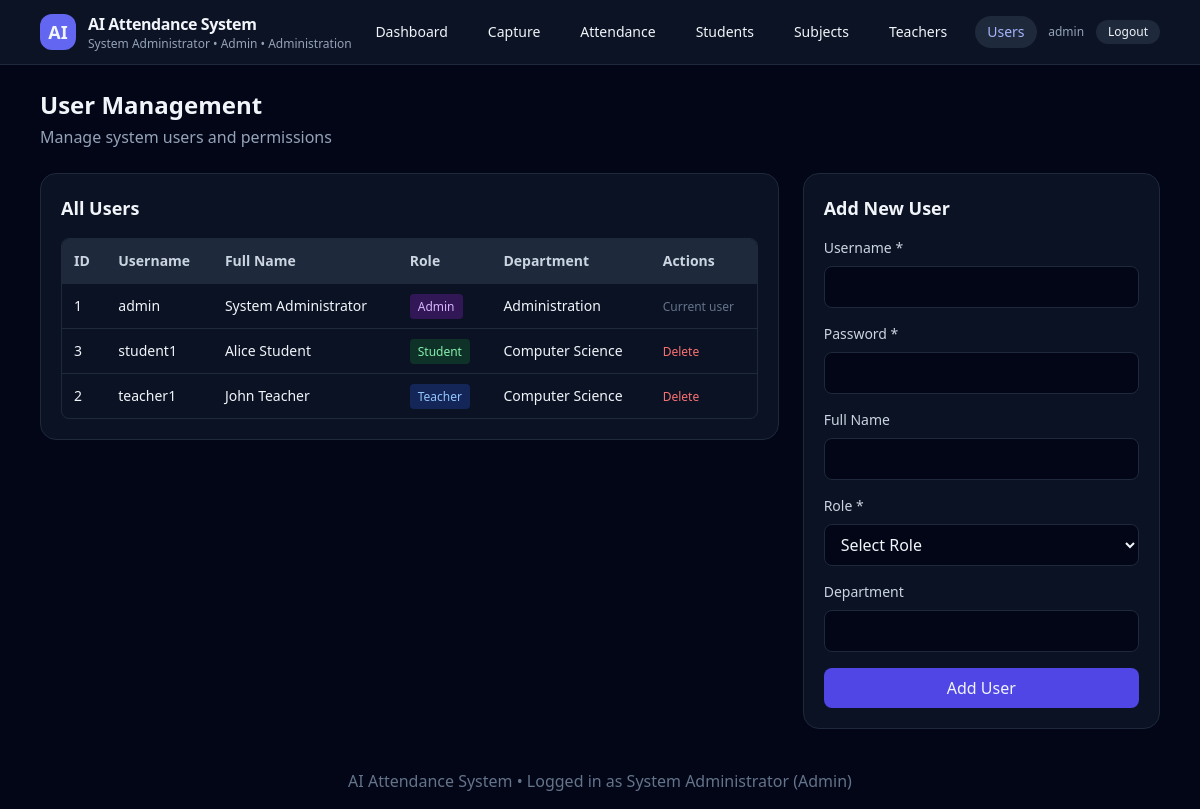
The app's page /users (signed in) with its own data.
### tables this page shows
CREATE TABLE users (
    id INTEGER PRIMARY KEY AUTOINCREMENT,
    username TEXT UNIQUE NOT NULL,
    password_hash TEXT NOT NULL,
    role TEXT CHECK(role IN ('admin','teacher','student')) NOT NULL,
    department TEXT,
    full_name TEXT,
    email TEXT,
    created_at TIMESTAMP DEFAULT CURRENT_TIMESTAMP
);

### app.py (the view)
@app.route("/users")
@login_required
@role_required('admin')
def users_page():
    conn = get_db()
    users = conn.execute("SELECT * FROM users ORDER BY role, username").fetchall()
    conn.close()
    return render_template("users.html", users=users)

### app.py (called while the page is built)
def get_db():
    conn = sqlite3.connect('attendance.db')
    conn.row_factory = sqlite3.Row
    return conn

def login_required(f):
    @wraps(f)
    def decorated_function(*args, **kwargs):
        if 'user_id' not in session:
            flash('Please log in to access this page', 'error')
            return redirect(url_for('login'))
        return f(*args, **kwargs)
    return decorated_function

def role_required(*roles):
    def decorator(f):
        @wraps(f)
        def decorated_function(*args, **kwargs):
            if 'user_role' not in session:
                flash('Please log in first', 'error')
                return redirect(url_for('login'))
            if session['user_role'] not in roles:
                flash('You do not have permission to access this page', 'error')
                return redirect(url_for('index'))
            return f(*args, **kwargs)
        return decorated_function
    return decorator

### Templates/users.html (shortened to what this page needs)
{% extends "base.html" %}
{% set active_page = 'users' %}
{% block content %}
<div class="flex items-center justify-between mb-6">
    <div>
        <h1 class="text-2xl font-bold">User Management</h1>
        <p class="text-slate-400 mt-1">Manage system users and permissions</p>
    </div>
</div>
<div class="grid gap-6 md:grid-cols-3">
    <div class="md:col-span-2">
        <div class="rounded-2xl border border-slate-800 bg-slate-900/70 p-5">
            <h2 class="text-lg font-semibold mb-4">All Users</h2>
            {% if users %}
            <div class="overflow-auto rounded-lg border border-slate-800">
                <table class="w-full text-sm">
                    <thead class="bg-slate-800 text-slate-300">
                        <tr>
                            <th class="p-3 text-left">ID</th>
                            <th class="p-3 text-left">Username</th>
                            <th class="p-3 text-left">Full Name</th>
                            <th class="p-3 text-left">Role</th>
                            <th class="p-3 text-left">Department</th>
                            <th class="p-3 text-left">Actions</th>
                        </tr>
                    </thead>
                    <tbody>
                        {% for user in users %}
                        <tr class="border-t border-slate-800 hover:bg-slate-800/50">
                            <td class="p-3">{{ user.id }}</td>
                            <td class="p-3 font-medium">{{ user.username }}</td>
                            <td class="p-3">{{ user.full_name or '—' }}</td>
                            <td class="p-3">
                                <span class="px-2 py-1 rounded text-xs
                                    {% if user.role == 'admin' %}bg-purple-900/50 text-purple-300
                                    {% elif user.role == 'teacher' %}bg-blue-900/50 text-blue-300
                                    {% else %}bg-green-900/50 text-green-300{% endif %}">
                                    {{ user.role|title }}
                                </span>
                            </td>
                            <td class="p-3">{{ user.department or '—' }}</td>
                            <td class="p-3">
                                {% if user.id != session.user_id %}
                                <form action="{{ url_for('delete_user', user_id=user.id) }}" method="POST"
                                      onsubmit="return confirm('Delete user {{ user.username }}?');" class="inline">
                                    <button type="submit" class="text-red-400 hover:text-red-300 text-xs">Delete</button>
                                </form>
                                {% else %}
                                <span class="text-xs text-slate-500">Current user</span>
                                {% endif %}
                            </td>
                        </tr>
                        {% endfor %}
                    </tbody>
                </table>
            </div>
            {% else %}
            <div class="text-center py-8 text-slate-500">
                No users found in the system.
            </div>
            {% endif %}
        </div>
    </div>
    <div>
        <div class="rounded-2xl border border-slate-800 bg-slate-900/70 p-5">
            <h2 class="text-lg font-semibold mb-4">Add New User</h2>
            <form method="POST" action="{{ url_for('add_user') }}" class="space-y-4">
                <div>
                    <label class="block text-sm text-slate-300 mb-2">Username *</label>
                    <input type="text" name="username" required
                           class="w-full px-3 py-2 bg-slate-950 border border-slate-800 rounded-lg focus:outline-none focus:border-indigo-500">
                </div>
                <div>
                    <label class="block text-sm text-slate-300 mb-2">Password *</label>
                    <input type="password" name="password" required
                           class="w-full px-3 py-2 bg-slate-950 border border-slate-800 rounded-lg focus:outline-none focus:border-indigo-500">
                </div>
                <div>
                    <label class="block text-sm text-slate-300 mb-2">Full Name</label>
                    <input type="text" name="full_name"
                           class="w-full px-3 py-2 bg-slate-950 border border-slate-800 rounded-lg focus:outline-none focus:border-indigo-500">
                </div>
                <div>
                    <label class="block text-sm text-slate-300 mb-2">Role *</label>
                    <select name="role" required class="w-full px-3 py-2 bg-slate-950 border border-slate-800 rounded-lg focus:outline-none focus:border-indigo-500">
                        <option value="">Select Role</option>
                    </select>
                </div>
                <div>
                    <label class="block text-sm text-slate-300 mb-2">Department</label>
                    <input type="text" name="department"
                           class="w-full px-3 py-2 bg-slate-950 border border-slate-800 rounded-lg focus:outline-none focus:border-indigo-500">
                </div>
                <button type="submit" class="w-full py-2 bg-indigo-600 hover:bg-indigo-700 rounded-lg font-medium">
                    Add User
                </button>
            </form>
        </div>
    </div>
</div>
{% endblock %}

### Templates/base.html (shortened to what this page needs)
<!DOCTYPE html>
<html lang="en">
<head>
    <script src="https://cdn.tailwindcss.com"></script>
</head>
<body class="bg-slate-950 text-slate-100 min-h-screen">
    {% if session.user_id %}
    <header class="border-b border-slate-800 bg-slate-900/80 backdrop-blur sticky top-0 z-30">
        <div class="max-w-6xl mx-auto px-4 py-3 flex items-center justify-between">
            <a href="{{ url_for('index') }}" class="flex items-center gap-3">
                <div class="h-9 w-9 rounded-xl bg-indigo-500 flex items-center justify-center text-lg font-bold">AI</div>
                <div>
                    <p class="font-semibold tracking-tight">AI Attendance System</p>
                    <p class="text-xs text-slate-400">
                        {{ session.full_name }} • {{ session.user_role|title }}
                        {% if session.department %} • {{ session.department }}{% endif %}
                    </p>
                </div>
            </a>
            <nav class="hidden sm:flex gap-4 text-sm">
                <a href="{{ url_for('index') }}" class="px-3 py-1.5 rounded-full hover:bg-slate-800 {% if active_page=='dashboard' %}bg-slate-800 text-indigo-300{% endif %}">Dashboard</a>
                {% if session.user_role in ['admin', 'teacher'] %}
                <a href="{{ url_for('capture_page') }}" class="px-3 py-1.5 rounded-full hover:bg-slate-800 {% if active_page=='capture' %}bg-slate-800 text-indigo-300{% endif %}">Capture</a>
                {% endif %}
                <a href="{{ url_for('attendance') }}" class="px-3 py-1.5 rounded-full hover:bg-slate-800 {% if active_page=='attendance' %}bg-slate-800 text-indigo-300{% endif %}">
                    {% if session.user_role == 'student' %}My Attendance{% else %}Attendance{% endif %}
                </a>
                {% if session.user_role == 'admin' %}
                <a href="{{ url_for('students') }}" class="px-3 py-1.5 rounded-full hover:bg-slate-800 {% if active_page=='students' %}bg-slate-800 text-indigo-300{% endif %}">Students</a>
                <a href="{{ url_for('subjects_page') }}" class="px-3 py-1.5 rounded-full hover:bg-slate-800 {% if active_page=='subjects' %}bg-slate-800 text-indigo-300{% endif %}">Subjects</a>
                <a href="{{ url_for('teachers_page') }}" class="px-3 py-1.5 rounded-full hover:bg-slate-800 {% if active_page=='teachers' %}bg-slate-800 text-indigo-300{% endif %}">Teachers</a>
                <a href="{{ url_for('users_page') }}" class="px-3 py-1.5 rounded-full hover:bg-slate-800 {% if active_page=='users' %}bg-slate-800 text-indigo-300{% endif %}">Users</a>
                {% endif %}
            </nav>
            <div class="flex items-center gap-3">
                <span class="text-xs text-slate-400 hidden sm:block">{{ session.username }}</span>
                <a href="{{ url_for('logout') }}" class="px-3 py-1 rounded-full bg-slate-800 hover:bg-red-600 text-xs">Logout</a>
            </div>
        </div>
    </header>
    {% endif %}
    <main class="max-w-6xl mx-auto px-4 py-6">
        {% block content %}{% endblock %}
    </main>
    {% if session.user_id %}
    <footer class="text-center text-muted small py-4 text-slate-500">
      AI Attendance System • Logged in as {{ session.full_name }} ({{ session.user_role|title }})
    </footer>
    {% endif %}
</body>
</html>

### records on screen
users: full_name "System Administrator", department "Administration", id "1", username "admin", role "Admin", shows "Current user"
users: id "3", username "student1", full_name "Alice Student", role "Student", department "Computer Science"
users: id "2", username "teacher1", full_name "John Teacher", role "Teacher", department "Computer Science"

### other values on screen
{{ session.user_role|title }} "Admin"
{{ session.username }} "admin"
